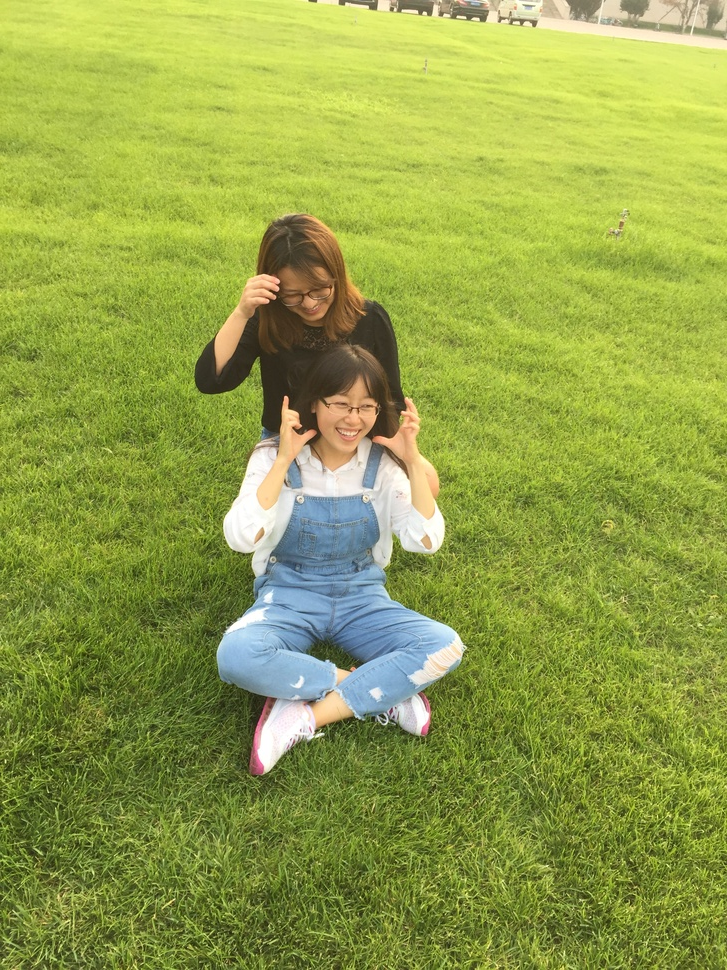
//> input picture ch5_openCV_PCL/openCV/data/smile.JPG, 727 x 970 px, shrunk from 2448 x 3264 before the run
$ ./feature_extraction_cv3 ../../ch5_openCV_PCL/openCV/data/smile.JPG ../../ch5_openCV_PCL/openCV/data/smile.JPG   (built with g++ and OpenCV 4)
//> lines starting //> are read from the running program, lines starting //| are printed output that depends on the picture
#include <iostream>
#include <opencv2/core/core.hpp>
#include <opencv2/features2d/features2d.hpp>
#include <opencv2/highgui/highgui.hpp>

using namespace std;
using namespace cv;

int main( int argc, char** argv )
{
    if (argc != 3 )
    {
        cout<<"usage: feature_extraction img1 img2"<<endl;
        return 1;
    }

    Mat img_1 = imread ( argv[1], CV_LOAD_IMAGE_COLOR );
//> img_1 is the input picture: 970 rows x 727 cols, CV_8UC3; mean B, G, R 73.7, 161.1, 146.1
    Mat img_2 = imread ( argv[2], CV_LOAD_IMAGE_COLOR );

    //initial
    vector<KeyPoint> keypoints_1, keypoints_2;
    Mat descriptors_1, descriptors_2;

    Ptr<FeatureDetector> detector = ORB::create();
    Ptr<DescriptorExtractor> descriptor = ORB::create();
//    Ptr<FeatureDetector> detector = FeatureDetector::create(detector_name);
//    Ptr<DescriptorExtractor> descriptor = DescriptorExtractor::create(descriptor_name);
//    Ptr<DescriptorMatcher> matcher  = DescriptorMatcher::create(matcher_name);
    Ptr<DescriptorMatcher> matcher  = DescriptorMatcher::create ( "BruteForce-Hamming" );

    //-- First: detect Oriented FAST corners location
    detector->detect ( img_1,keypoints_1 );
//> keypoints_1 = 500 keypoints; strongest (x, y, size): (383, 721, 31), (385, 724, 31), (285, 396, 31), (267, 301, 31)
    detector->detect ( img_2,keypoints_2 );
//> keypoints_2 has the same summary as keypoints_1

    //-- Second:compute BRIEF descriptor according to corners' location
    descriptor->compute ( img_1, keypoints_1, descriptors_1 );
    descriptor->compute ( img_2, keypoints_2, descriptors_2 );

    Mat outimg1;
    drawKeypoints( img_1, keypoints_1, outimg1, Scalar::all(-1), DrawMatchesFlags::DEFAULT );
    imshow("feature points: ORB", outimg1);

    vector<DMatch> matches;
    matcher->match( descriptors_1, descriptors_2, matches );
//> matches = 500 matches

    double min_dist = 10000, max_dist = 0;
    for (int i = 0; i < descriptors_1.rows; i++ )
    {
        double dist = matches[i].distance;
        if ( dist < min_dist ) min_dist = dist;
        if ( dist > max_dist ) max_dist = dist;
    }
//> this loop made 500 passes
//> min_dist on pass 1: 0
//> after the loop, min_dist = 0; max_dist = 0

    printf( "-- Max dist : %f \n", max_dist );
//| -- Max dist : 0.000000
    printf( "-- Min dist : %f \n", min_dist );
//| -- Min dist : 0.000000

    std::vector< DMatch > good_matches;
    for (int i = 0; i < descriptors_1.rows; i++ )
    {
        if ( matches[i].distance <= max ( 2*min_dist, 30.0 ) )
        {
            good_matches.push_back( matches[i] );
        }
    }
//> after the loop, good_matches = 500 matches

    Mat img_match;
    Mat img_goodmatch;
    drawMatches( img_1, keypoints_1, img_2, keypoints_2, matches, img_match );
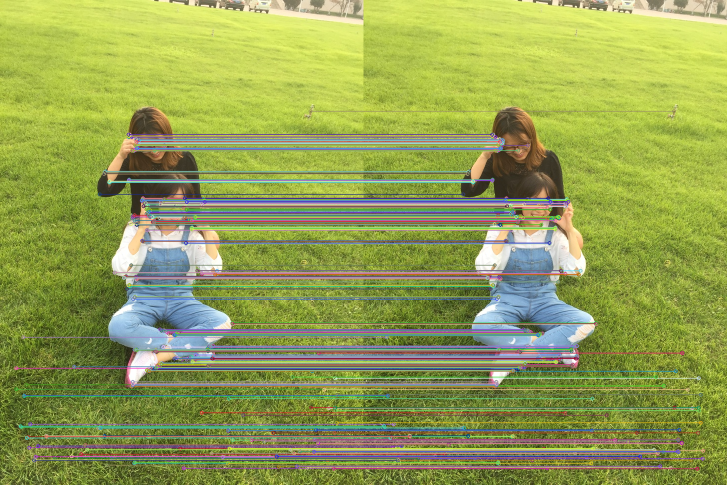
//> img_match: 970 rows x 1454 cols, CV_8UC3 (shown at 1/2 size); mean B, G, R 84.2, 159.9, 146.8
    drawMatches( img_1, keypoints_1, img_2, keypoints_2, good_matches, img_goodmatch );
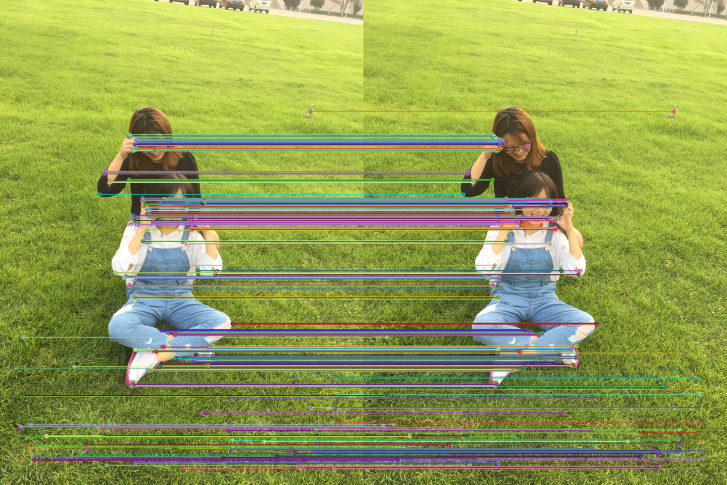
//> img_goodmatch: 970 rows x 1454 cols, CV_8UC3 (shown at 1/2 size); mean B, G, R 82.8, 158.3, 145.7
    imshow("all match points ", img_match );
    imshow("optimized match points", img_goodmatch );
    waitKey(0);

    return 0;
}
